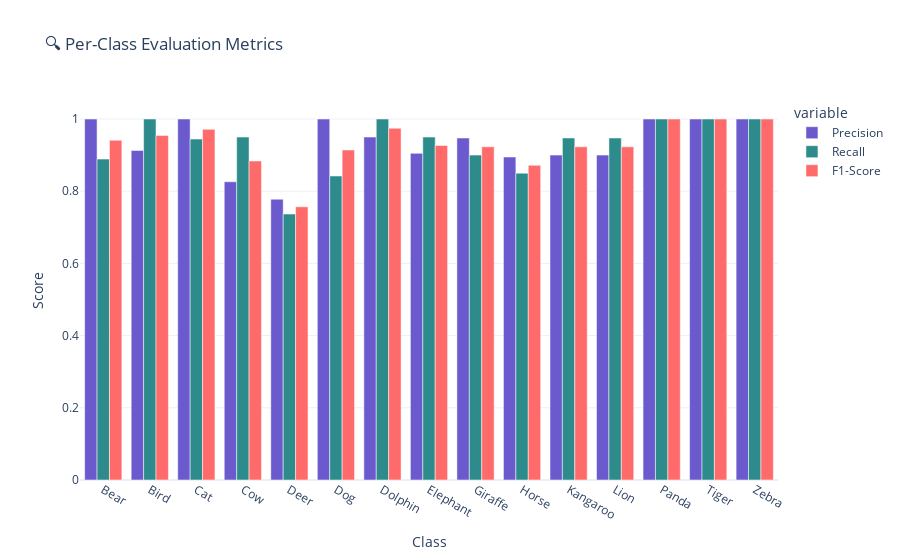

This figure's notebook cell:
### Code cell
# Function to plot classwise metrics using Plotly
import plotly.express as px

def plot_classwise_metrics(df, save_dir="../reports/Model1", filename_prefix="plotly_classwise_metrics"):
    import os, datetime
    os.makedirs(save_dir, exist_ok=True)
    timestamp = datetime.datetime.now().strftime("%Y%m%d_%H%M%S")
    save_path = os.path.join(save_dir, f"{filename_prefix}_{timestamp}.png")

    fig = px.bar(
        df.melt(id_vars="Class", value_vars=["Precision", "Recall", "F1-Score"]),
        x="Class", y="value", color="variable", barmode="group",
        title="🔍 Per-Class Evaluation Metrics",
    )
    fig.update_layout(yaxis_title="Score", template="plotly_white")
    fig.show()

    try:
        img_bytes = fig.to_image(format="png", scale=3)
        with open(save_path, "wb") as f:
            f.write(img_bytes)
        print(f"✅ Classwise metrics plot saved to: {save_path}")
    except Exception as e:
        print(f"⚠️ Could not save classwise metrics plot: {e}")

plot_classwise_metrics(results_df)

### Figure 1 — Plotly figure (JSON) as saved in the notebook; plotly's stock layout.template omitted (floating-point values rounded to 4 significant figures)
{"data": [{"alignmentgroup": "True", "hovertemplate": "variable=Precision<br>Class=%{x}<br>value=%{y}<extra></extra>", "legendgroup": "Precision", "marker": {"color": "#6A5ACD", "pattern": {"shape": ""}}, "name": "Precision", "offsetgroup": "Precision", "orientation": "v", "showlegend": true, "textposition": "auto", "type": "bar", "x": ["Bear", "Bird", "Cat", "Cow", "Deer", "Dog", "Dolphin", "Elephant", "Giraffe", "Horse", "Kangaroo", "Lion", "Panda", "Tiger", "Zebra"], "xaxis": "x", "y": [1.0, 0.913, 1.0, 0.8261, 0.7778, 1.0, 0.95, 0.9048, 0.9474, 0.8947, 0.9, 0.9, 1.0, 1.0, 1.0], "yaxis": "y"}, {"alignmentgroup": "True", "hovertemplate": "variable=Recall<br>Class=%{x}<br>value=%{y}<extra></extra>", "legendgroup": "Recall", "marker": {"color": "#2E8B8B", "pattern": {"shape": ""}}, "name": "Recall", "offsetgroup": "Recall", "orientation": "v", "showlegend": true, "textposition": "auto", "type": "bar", "x": ["Bear", "Bird", "Cat", "Cow", "Deer", "Dog", "Dolphin", "Elephant", "Giraffe", "Horse", "Kangaroo", "Lion", "Panda", "Tiger", "Zebra"], "xaxis": "x", "y": [0.8889, 1.0, 0.9444, 0.95, 0.7368, 0.8421, 1.0, 0.95, 0.9, 0.85, 0.9474, 0.9474, 1.0, 1.0, 1.0], "yaxis": "y"}, {"alignmentgroup": "True", "hovertemplate": "variable=F1-Score<br>Class=%{x}<br>value=%{y}<extra></extra>", "legendgroup": "F1-Score", "marker": {"color": "#FF6B6B", "pattern": {"shape": ""}}, "name": "F1-Score", "offsetgroup": "F1-Score", "orientation": "v", "showlegend": true, "textposition": "auto", "type": "bar", "x": ["Bear", "Bird", "Cat", "Cow", "Deer", "Dog", "Dolphin", "Elephant", "Giraffe", "Horse", "Kangaroo", "Lion", "Panda", "Tiger", "Zebra"], "xaxis": "x", "y": [0.9412, 0.9545, 0.9714, 0.8837, 0.7568, 0.9143, 0.9744, 0.9268, 0.9231, 0.8718, 0.9231, 0.9231, 1.0, 1.0, 1.0], "yaxis": "y"}], "layout": {"barmode": "group", "legend": {"title": {"text": "variable"}, "tracegroupgap": 0}, "title": {"text": "🔍 Per-Class Evaluation Metrics"}, "xaxis": {"anchor": "y", "domain": [0, 1], "title": {"text": "Class"}}, "yaxis": {"anchor": "x", "domain": [0, 1], "title": {"text": "Score"}}}}
